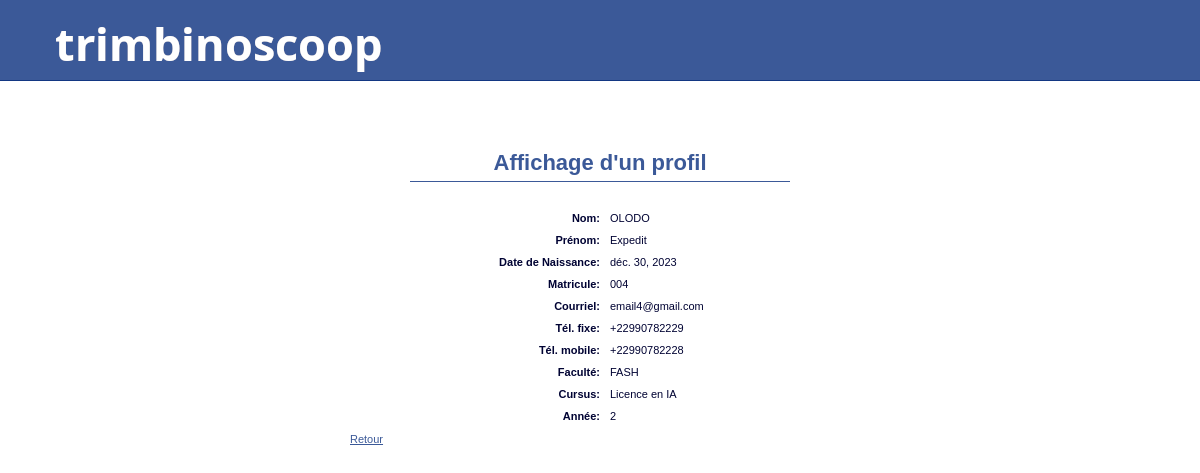
Page /showProfile/?userToShow=4 (signed in) on the committed database.
### mon_site/models.py (models this page shows, shortened)
class Person(models.Model):
    registration_number = models.CharField(max_length=10)
    last_name = models.CharField(max_length=30)
    first_name = models.CharField(max_length=30)
    birth_date = models.DateField()
    email = models.EmailField()
    home_phone_number = models.CharField(max_length=20)
    cellphone_number = models.CharField(max_length=20)
    password = models.CharField(max_length=32)
    friends = models.ManyToManyField('self')
    faculty = models.ForeignKey('Faculty',on_delete=models.CASCADE,default=None, null=True)
    person_type = 'generic'

class Faculty(models.Model):
    name = models.CharField(max_length=30)
    color = models.CharField(max_length=6)
    def __str__(self):
        return self.name

class Student(Person):
    cursus = models.ForeignKey('Cursus',on_delete=models.CASCADE)
    year = models.IntegerField()
    person_type = 'student'

class Cursus(models.Model):
    title = models.CharField(max_length=30)
    def __str__(self):
        return self.title

### mon_site/views.py (the view)
# urls.py: path('showProfile/',show_profile, name='show_profile'),
def show_profile(request):
    logged_user = get_logged_user_from_request(request)
    if logged_user:
        if 'userToShow' in request.GET and request.GET['userToShow'] != '':
            user_to_show_id = int(request.GET['userToShow'])
            results = Person.objects.filter(id=user_to_show_id)
            if len(results) == 1:
                if Student.objects.filter(id=user_to_show_id):
                    user_to_show = Student.objects.get(id=user_to_show_id)
                else:
                    user_to_show = Employee.objects.get(id=user_to_show_id)
                return render(request, 'show_profile.html',{'user_to_show':user_to_show})
            else:
                return render(request, 'show_profile.html',{'user_to_show':logged_user})
        else:
            return render(request, 'show_profile.html',{'user_to_show':logged_user})
    else:
        return redirect('login')

### mon_site/views.py (called while the page is built)
def get_logged_user_from_request(request):
    if 'logged_user_id' in request.session:
        logged_user_id = request.session['logged_user_id']
        if len(Student.objects.filter(id=logged_user_id)) == 1:
            return Student.objects.get(id=logged_user_id)
        elif len(Employee.objects.filter(id=logged_user_id)) == 1:
            return Employee.objects.get(id=logged_user_id)
        else:
            return None
    else:
        return None

### mon_site/templates/show_profile.html (shortened to what this page needs)
{% extends "base.html" %}
{% block bodyId %}showProfilePage{% endblock %}
{% block content %}
<h1>Affichage d'un profil</h1>
<dl class="fieldList">
<dt>Nom:</dt>
<dd>{{ user_to_show.last_name }}</dd>
<dt>Prénom:</dt>
<dd>{{ user_to_show.first_name }}</dd>
<dt>Date de Naissance:</dt>
<dd>{{ user_to_show.birth_date }}</dd>
<dt>Matricule:</dt>
<dd>{{ user_to_show.registration_number }}</dd>
<dt>Courriel:</dt>
<dd>{{ user_to_show.email }}</dd>
<dt>Tél. fixe:</dt>
<dd>{{ user_to_show.home_phone_number }}</dd>
<dt>Tél. mobile:</dt>
<dd>{{ user_to_show.cellphone_number }}</dd>
<dt>Faculté:</dt>
<dd>{{ user_to_show.faculty }}</dd>
{% if user_to_show.person_type == "student" %}
<dt>Cursus:</dt>
<dd>{{ user_to_show.cursus }}</dd>
<dt>Année:</dt>
<dd>{{ user_to_show.year }}</dd>
{% endif%}
</dl>
<p id="showProfileNavigationButtons">
    <a href="/welcome/">Retour</a>
</p>
{% endblock %}

### mon_site/static/css/stytle.css (style rules this page uses)
body { margin: 0; padding: 0; font-family: 'Lucida Grande', Tahoma, Verdana, Arial, sans-serif; font-size: 11px; color: #000333; }
h1 { text-align: center; font-size: 22px; margin: 0px 60px 30px 60px; padding: 0 0 5px 0; color: #3b5998; border-bottom: 1px solid #3b5998; }
a { color: #3b5998; }
dl.fieldList dt { display: block; width: 250px; float: left; text-align: right; padding: 0 10px 0 0; font-weight: bold; }
dl.fieldList dd { display: block; width: 450px; padding: 0px; margin: 0 0 10px 0; }

### rows in the picture
Person: last_name "OLODO", first_name "Expedit", birth_date "déc. 30, 2023", registration_number "004", email "email4@gmail.com", home_phone_number "+22990782229", cellphone_number "+22990782228", faculty "FASH"
Student: cursus "Licence en IA", year "2"
